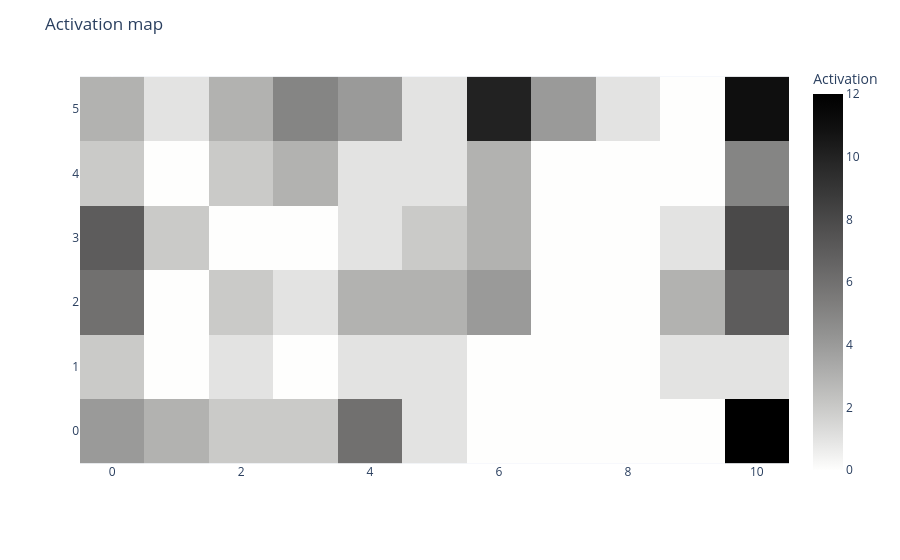

Notebook cell for this chart:
### Code cell
basin.legacy_pond() \
    .visualize_activation_map();

### Figure 1 — Plotly figure (JSON) as saved in the notebook; plotly's stock layout.template omitted (floating-point values rounded to 4 significant figures)
{"data": [{"coloraxis": "coloraxis", "name": "0", "z": [[4, 3, 2, 2, 6, 1, 0, 0, 0, 0, 12], [2, 0, 1, 0, 1, 1, 0, 0, 0, 1, 1], [6, 0, 2, 1, 3, 3, 4, 0, 0, 3, 7], [7, 2, 0, 0, 1, 2, 3, 0, 0, 1, 8], [2, 0, 2, 3, 1, 1, 3, 0, 0, 0, 5], [3, 1, 3, 5, 4, 1, 10, 4, 1, 0, 11]], "type": "heatmap", "xaxis": "x", "yaxis": "y", "hovertemplate": "x: %{x}<br>y: %{y}<br>Activation: %{z}<extra></extra>"}], "layout": {"xaxis": {"anchor": "y", "domain": [0.0, 1.0], "scaleanchor": "y", "constrain": "domain"}, "yaxis": {"anchor": "x", "domain": [0.0, 1.0], "autorange": true, "constrain": "domain"}, "coloraxis": {"colorbar": {"title": {"text": "Activation"}}, "colorscale": [[0.0, "rgb(254, 254, 253)"], [0.09091, "rgb(224, 224, 223)"], [0.1818, "rgb(197, 197, 195)"], [0.2727, "rgb(171, 171, 170)"], [0.3636, "rgb(146, 146, 145)"], [0.4545, "rgb(124, 123, 122)"], [0.5455, "rgb(102, 101, 101)"], [0.6364, "rgb(81, 80, 80)"], [0.7273, "rgb(59, 59, 59)"], [0.8182, "rgb(38, 38, 38)"], [0.9091, "rgb(16, 16, 16)"], [1.0, "rgb(0, 0, 0)"]], "autocolorscale": false}, "margin": {"t": 60}, "title": {"text": "Activation map"}, "autosize": true, "showlegend": true}}
